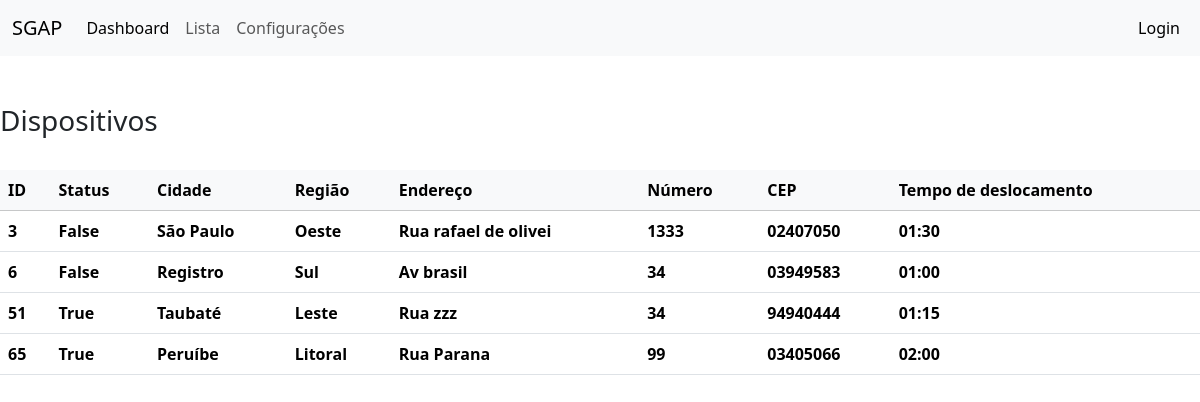
Page /list/ on the committed database.
### manager/models.py (models this page shows)
class Device(models.Model):
    device_id = models.SmallIntegerField(verbose_name="ID")
    device_status = models.BooleanField(verbose_name="Status")
    city = models.CharField(max_length=20, verbose_name="Cidade")
    zone = models.CharField(max_length=20, verbose_name="Zona")
    address = models.CharField(max_length=20, verbose_name="Endereço")
    address_number = models.CharField(max_length=6, verbose_name="Número")
    complemento = models.CharField(max_length=250, verbose_name="Complemento")
    zip_code = models.CharField(max_length=9, verbose_name="CEP")
    travel_time = models.TimeField( verbose_name="Tempo de deslocamento")
    observacoes = models.CharField(max_length=250, verbose_name="Obs")

### manager/views.py (the view)
# urls.py: path("list/", views.index, name='list'),
def index(request):
  devices= Device.objects.all()
  template = loader.get_template('manager/list.html')
  context = {
        "devices": devices,
    }
  return HttpResponse(template.render(context, request))

### manager/templates/manager/list.html (shortened to what this page needs)
<!DOCTYPE html>
<html lang="en">
    <head>
        <link href="https://cdn.jsdelivr.net/npm/bootstrap@5.3.3/dist/css/bootstrap.min.css" rel="stylesheet">
    </head>
<body>
    <nav class="navbar navbar-expand-lg bg-body-tertiary">
        <div class="container-fluid">
          <a class="navbar-brand" href="#">SGAP</a>
          <div class="collapse navbar-collapse" id="navbarTogglerDemo02">
            <ul class="navbar-nav me-auto mb-2 mb-lg-0">
              <li class="nav-item">
                <a class="nav-link active" aria-current="page" href="..">Dashboard</a>
              </li>
              <li class="nav-item">
                <a class="nav-link" href="../list">Lista</a>
              </li>
              <li class="nav-item">
                <a class="nav-link " href="../config">Configurações</a>
              </li>
            </ul>
            <ul class="navbar-nav  mb-2 mb-lg-0">
                <li class="nav-item">
                  <a class="nav-link active" aria-current="page" href="../login">Login</a>
                </li>
            </ul>
          </div>
        </div>
      </nav>
    <br>
  <br>
  <h3>Dispositivos</h3>
  <br>
  <table class="table table-hover ">
    <thead class="table-light">
        <tr>
            <th scope="col"> ID</th>
            <th scope="col"> Status </th>
            <th scope="col"> Cidade </th>
            <th scope="col"> Região </th>
            <th scope="col"> Endereço </th>
            <th scope="col"> Número </th>
            <th scope="col"> CEP </th>
            <th scope="col"> Tempo de deslocamento </th>
        </tr>
    </thead>
    <tbody >
        {% for device in devices %}
        <tr class="align-middle" onclick="location.href='/device/{{device.device_id}}'">
            <th> {{ device.device_id }} </th>
            <th> {{ device.device_status }} </th>
            <th> {{ device.city }} </th>
            <th> {{ device.zone }} </th>
            <th> {{ device.address }} </th>
            <th> {{ device.address_number }} </th>
            <th> {{ device.zip_code }} </th>
            <th> {{ device.travel_time }} </th>
        </tr>
        {% endfor %}
    </tbody>
</table>
</body>
</html>

### rows in the picture
Device: device_id "3", device_status "False", city "São Paulo", zone "Oeste", address "Rua rafael de olivei", address_number "1333", zip_code "02407050", travel_time "01:30"
Device: device_id "6", device_status "False", city "Registro", zone "Sul", address "Av brasil", address_number "34", zip_code "03949583", travel_time "01:00"
Device: device_id "51", device_status "True", city "Taubaté", zone "Leste", address "Rua zzz", address_number "34", zip_code "94940444", travel_time "01:15"
Device: device_id "65", device_status "True", city "Peruíbe", zone "Litoral", address "Rua Parana", address_number "99", zip_code "03405066", travel_time "02:00"
